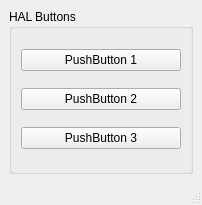
<?xml version="1.0" encoding="UTF-8"?>
<ui version="4.0">
 <class>MainWindow</class>
 <widget class="QMainWindow" name="MainWindow">
  <property name="geometry">
   <rect>
    <x>0</x>
    <y>0</y>
    <width>202</width>
    <height>205</height>
   </rect>
  </property>
  <property name="windowTitle">
   <string>MainWindow</string>
  </property>
  <widget class="QWidget" name="centralwidget">
   <layout class="QVBoxLayout" name="verticalLayout_2">
    <item>
     <widget class="QGroupBox" name="groupBox">
      <property name="title">
       <string>HAL Buttons</string>
      </property>
      <layout class="QVBoxLayout" name="verticalLayout">
       <item>
        <widget class="QPushButton" name="pushButton">
         <property name="text">
          <string>PushButton 1</string>
         </property>
         <property name="checkable">
          <bool>false</bool>
         </property>
         <property name="function" stdset="0">
          <string>hal_pin</string>
         </property>
         <property name="pin_1" stdset="0">
          <string>pin-1, HAL_BIT, HAL_OUT</string>
         </property>
        </widget>
       </item>
       <item>
        <widget class="QPushButton" name="pushButton_2">
         <property name="text">
          <string>PushButton 2</string>
         </property>
         <property name="checkable">
          <bool>false</bool>
         </property>
         <property name="function" stdset="0">
          <string>hal_pin</string>
         </property>
         <property name="pin_2" stdset="0">
          <string>pin-2, HAL_BIT, HAL_OUT</string>
         </property>
        </widget>
       </item>
       <item>
        <widget class="QPushButton" name="pushButton_3">
         <property name="text">
          <string>PushButton 3</string>
         </property>
         <property name="function" stdset="0">
          <string>hal_pin</string>
         </property>
         <property name="pin_3" stdset="0">
          <string>pin-3, HAL_BIT, HAL_OUT</string>
         </property>
        </widget>
       </item>
      </layout>
     </widget>
    </item>
   </layout>
  </widget>
  <widget class="QMenuBar" name="menubar">
   <property name="geometry">
    <rect>
     <x>0</x>
     <y>0</y>
     <width>202</width>
     <height>24</height>
    </rect>
   </property>
  </widget>
  <widget class="QStatusBar" name="statusbar"/>
 </widget>
 <resources/>
 <connections/>
</ui>
